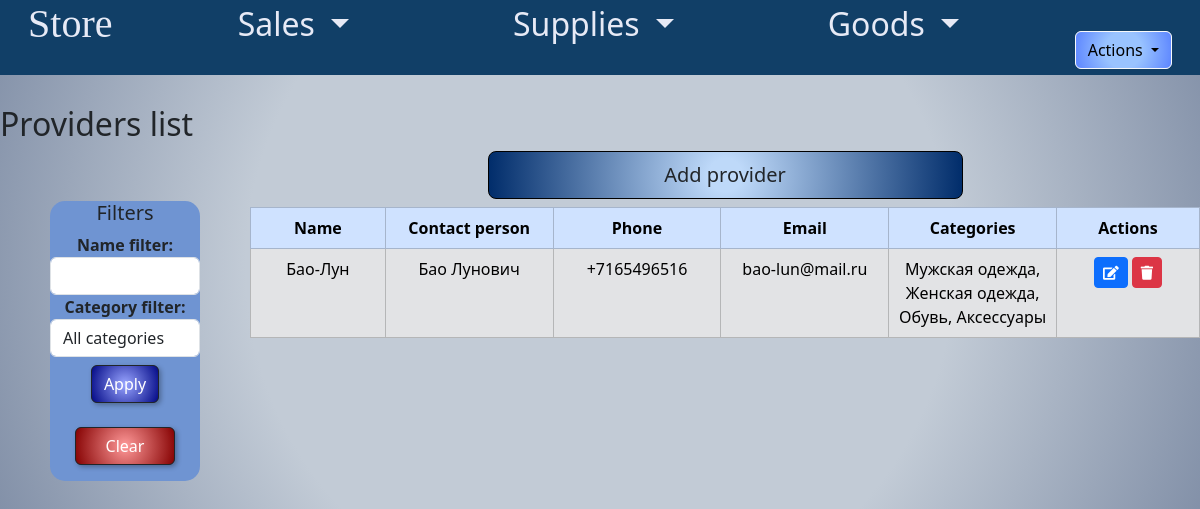
Screenshot of /providers_list/ (signed in) with the database file from the repository.
### app_store/models.py (models this page shows, shortened)
class Provider(models.Model):
    name = models.CharField(max_length=50, verbose_name='поставщик')
    phone_number = models.CharField(max_length=11, verbose_name='телефон поставщика')
    email = models.EmailField(max_length=50, verbose_name='почта')
    contact_person = models.CharField(max_length=255, verbose_name='контактное лицо')
    categories = models.ManyToManyField(GoodCategory, verbose_name='категории')
    class Meta:
        db_table = 'providers'
        verbose_name = 'поставщик'
        verbose_name_plural = 'поставщики'

class GoodCategory(models.Model):
    name = models.CharField(verbose_name='категория товара', max_length=50,
                            db_index=True)
    class Meta:
        db_table = 'category'
        verbose_name = 'категория'
        verbose_name_plural = 'категории'
    def __str__(self):
        return f'{self.name}'

### app_store/views.py (the view, shortened to what this page needs)
# urls.py: path('providers_list/', ProviderListView.as_view(), name='providers_list'),
class ProviderListView(LoginRequiredMixin, View):
    def get(self, request):
        providers = Provider.objects.all()
        categories = GoodCategory.objects.all()
        selected_category = request.GET.get('category')
        name_filter = request.GET.get('name')
        if 'clear_filters' in request.GET:
            selected_category = None
            name_filter = ''
        if selected_category:
            providers = providers.filter(categories__id=selected_category)
        if name_filter:
            providers = providers.filter(name__icontains=name_filter)
        form = ProviderForm()
        return render(request, 'app_store/providers_list.html', {
            'providers': providers,
            'form': form,
            'categories': categories,
            'selected_category': selected_category,
            'name_filter': name_filter,
        })

### app_store/templates/app_store/providers_list.html (shortened to what this page needs)
{% extends 'app_store/base.html' %}
{% load static %}
{% load i18n %}
{% block links %}
  <link rel="stylesheet" type="text/css" href="{% static 'app_store/css/style1.css' %}">
  <link rel="stylesheet" href="https://cdn.jsdelivr.net/npm/bootstrap@5.3.2/dist/css/bootstrap.min.css">
  <link rel="stylesheet" href="https://cdnjs.cloudflare.com/ajax/libs/font-awesome/5.15.3/css/all.min.css">
{% endblock %}
{% block content %}
  <h2>{% trans "Список поставщиков" %}</h2>
  <div style="display: flex;">
    <div class="filterForm">
      <h5>{% trans "Фильтры" %}</h5>
       <form method="get">
        <div class="form-group">
          <label for="name-filter"><b>{% trans "Фильтр по названию" %}:</b></label>
          <input style="margin: 0 auto; width: 150px;" type="text" class="form-control" id="name-filter" name="name" value="{{ request.GET.name }}">
        </div>
        <div class="form-group">
          <label for="category-filter"><b>{% trans "Фильтр по категориям" %}:</b></label>
          <select style="margin: 0 auto; width: 150px;" class="form-control" id="category-filter" name="category">
            <option value="">{% trans "Все категории" %}</option>
          </select>
        </div>
          <button type="submit" class="btn btn-dark mt-2 mb-3 blueBtn">{% trans "Применить" %}</button>
         <button style="width: 100px;" class="btn btn-dark mt-2 mb-3 redBtn" type="submit" name="clear_filters">{% trans "Очистить" %}</button>
      </form>
    </div>
    <div class="tableContainer">
      <div class="d-grid gap-2 col-6 mx-auto">
        <button style="background: rgb(190,217,249);
         background: radial-gradient(circle, rgba(190,217,249,1) 7%, rgba(0,44,106,1) 100%);
          border: 1px solid black;" type="button" class="btn btn-lg mb-2" data-bs-toggle="modal" data-bs-target="#addProviderModal">
      {% trans "Добавить поставщика" %}
      </button>
    </div>
    <table class="table table-secondary table-hover table-bordered text-center">
      <thead  class="table-primary">
        <tr>
          <th>{% trans "Название" %}</th>
          <th>{% trans "Контактное лицо" %}</th>
          <th>{% trans "Телефон" %}</th>
          <th>Email</th>
          <th>{% trans "Категории" %}</th>
          <th>{% trans "Действия" %}</th>
        </tr>
      </thead>
      <tbody>
        {% for provider in providers %}
          <tr>
            <td>{{ provider.name }}</td>
            <td>{{ provider.contact_person }}</td>
            <td>{{ provider.phone_number }}</td>
            <td>{{ provider.email }}</td>
            <td>
                {% for category in provider.categories.all %}
                  {{ category.name }}{% if not forloop.last %}, {% endif %}
                {% endfor %}
            </td>
            <td>
             <button type="button" class="btn btn-primary btn-sm" onclick="location.href='{% url 'edit_provider' provider.id %}'">
              <i class="fas fa-edit"></i>
              </button>
              <form method="post" action="{% url 'delete_provider' provider.id %}" style="display: inline;">
                <button type="submit" class="btn btn-danger btn-sm">
                  <i class="fas fa-trash"></i></button>
              </form>
          </td>
          </tr>
        {% empty %}
          <tr>
            <td colspan="6">{% trans "Нет поставщиков" %}</td>
          </tr>
        {% endfor %}
      </tbody>
    </table>
  </div>
  </div>
{% endblock %}

### app_store/static/app_store/css/style1.css (style rules this page uses)
.tableContainer { width: 1500px; }
td, th { max-width: 100px; }
.filterForm { margin: 50px; width: 200px; text-align: center; background-color: #6F94D2; border-radius: 15px; }
.blueBtn { background: rgb(153,165,255); background: radial-gradient(circle, rgba(153,165,255,1) 0%, rgba(1,8,133,1) 100%); border: 1px solid black; color: black; box-shadow: 2px 2px 5px rgba(0, 0, 0, 0.3); }
.redBtn { background: rgb(255,153,153); background: radial-gradient(circle, rgba(255,153,153,1) 0%, rgba(133,1,1,1) 100%); border: 1px solid black; color: black; box-shadow: 2px 2px 5px rgba(0, 0, 0, 0.3); }

### rows the page displays
Provider: name "Бао-Лун", contact_person "Бао Лунович", phone_number "+7165496516", email "bao-lun@mail.ru"
GoodCategory: name "Мужская одежда"
GoodCategory: name "Женская одежда"
GoodCategory: name "Обувь"
GoodCategory: name "Аксессуары"
